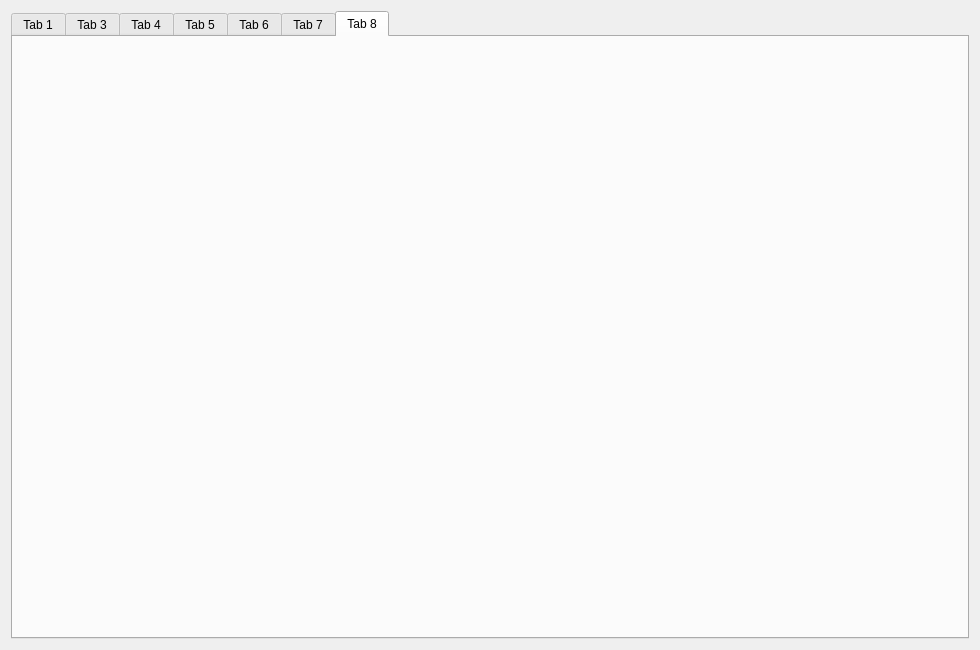
<?xml version="1.0" encoding="UTF-8"?>
<ui version="4.0">
 <class>Widget</class>
 <widget class="QWidget" name="Widget">
  <property name="geometry">
   <rect>
    <x>0</x>
    <y>0</y>
    <width>980</width>
    <height>650</height>
   </rect>
  </property>
  <property name="minimumSize">
   <size>
    <width>350</width>
    <height>200</height>
   </size>
  </property>
  <property name="maximumSize">
   <size>
    <width>980</width>
    <height>650</height>
   </size>
  </property>
  <property name="windowTitle">
   <string>Widget</string>
  </property>
  <property name="windowIcon">
   <iconset resource="res.qrc">
    <normaloff>:/rs/c.jpg</normaloff>:/rs/c.jpg</iconset>
  </property>
  <layout class="QVBoxLayout" name="verticalLayout_7">
   <item>
    <widget class="QTabWidget" name="tabWidget">
     <property name="currentIndex">
      <number>6</number>
     </property>
     <widget class="QWidget" name="tab">
      <attribute name="title">
       <string>Tab 1</string>
      </attribute>
      <widget class="QWidget" name="layoutWidget">
       <property name="geometry">
        <rect>
         <x>10</x>
         <y>10</y>
         <width>281</width>
         <height>264</height>
        </rect>
       </property>
       <layout class="QVBoxLayout" name="verticalLayout_3">
        <item>
         <widget class="QPushButton" name="open">
          <property name="text">
           <string>打开文件</string>
          </property>
         </widget>
        </item>
        <item>
         <widget class="QTextEdit" name="plainTextEdit"/>
        </item>
        <item>
         <widget class="QPushButton" name="setfont">
          <property name="text">
           <string>设置字体草泥马</string>
          </property>
         </widget>
        </item>
        <item>
         <widget class="QPushButton" name="setcolor">
          <property name="text">
           <string>设置颜色狗东西</string>
          </property>
         </widget>
        </item>
        <item>
         <widget class="QPushButton" name="getDateTime">
          <property name="text">
           <string>getDateTime</string>
          </property>
         </widget>
        </item>
        <item>
         <widget class="QPushButton" name="save">
          <property name="text">
           <string>保存到文件</string>
          </property>
         </widget>
        </item>
       </layout>
      </widget>
      <widget class="QWidget" name="layoutWidget">
       <property name="geometry">
        <rect>
         <x>300</x>
         <y>10</y>
         <width>304</width>
         <height>84</height>
        </rect>
       </property>
       <layout class="QVBoxLayout" name="verticalLayout_2">
        <item>
         <widget class="QLabel" name="label_2">
          <property name="text">
           <string>请输入命令</string>
          </property>
         </widget>
        </item>
        <item>
         <layout class="QHBoxLayout" name="horizontalLayout_2">
          <item>
           <spacer name="verticalSpacer">
            <property name="orientation">
             <enum>Qt::Vertical</enum>
            </property>
            <property name="sizeHint" stdset="0">
             <size>
              <width>20</width>
              <height>40</height>
             </size>
            </property>
           </spacer>
          </item>
          <item>
           <widget class="QLabel" name="label">
            <property name="text">
             <string>打开</string>
            </property>
           </widget>
          </item>
          <item>
           <widget class="QLineEdit" name="lineEdit">
            <property name="echoMode">
             <enum>QLineEdit::Password</enum>
            </property>
           </widget>
          </item>
         </layout>
        </item>
        <item>
         <layout class="QHBoxLayout" name="horizontalLayout">
          <item>
           <spacer name="horizontalSpacer">
            <property name="orientation">
             <enum>Qt::Horizontal</enum>
            </property>
            <property name="sizeHint" stdset="0">
             <size>
              <width>40</width>
              <height>20</height>
             </size>
            </property>
           </spacer>
          </item>
          <item>
           <widget class="QPushButton" name="BROWER">
            <property name="text">
             <string>浏览</string>
            </property>
           </widget>
          </item>
          <item>
           <widget class="QPushButton" name="cancel">
            <property name="text">
             <string>取消</string>
            </property>
           </widget>
          </item>
          <item>
           <widget class="QPushButton" name="comfirm">
            <property name="text">
             <string>确定</string>
            </property>
           </widget>
          </item>
         </layout>
        </item>
       </layout>
      </widget>
      <widget class="QWidget" name="layoutWidget">
       <property name="geometry">
        <rect>
         <x>300</x>
         <y>100</y>
         <width>221</width>
         <height>81</height>
        </rect>
       </property>
       <layout class="QVBoxLayout" name="verticalLayout">
        <item>
         <layout class="QHBoxLayout" name="horizontalLayout_3">
          <item>
           <widget class="QLineEdit" name="first"/>
          </item>
          <item>
           <widget class="QComboBox" name="choice">
            <item>
             <property name="text">
              <string>+</string>
             </property>
            </item>
            <item>
             <property name="text">
              <string>-</string>
             </property>
            </item>
            <item>
             <property name="text">
              <string>*</string>
             </property>
            </item>
            <item>
             <property name="text">
              <string>/</string>
             </property>
            </item>
           </widget>
          </item>
          <item>
           <widget class="QLineEdit" name="second"/>
          </item>
          <item>
           <widget class="QLabel" name="label_4">
            <property name="text">
             <string>=</string>
            </property>
           </widget>
          </item>
          <item>
           <widget class="QLineEdit" name="result"/>
          </item>
         </layout>
        </item>
        <item>
         <widget class="QPushButton" name="compute">
          <property name="text">
           <string>计算</string>
          </property>
         </widget>
        </item>
       </layout>
      </widget>
      <widget class="QWidget" name="horizontalLayoutWidget">
       <property name="geometry">
        <rect>
         <x>300</x>
         <y>190</y>
         <width>231</width>
         <height>31</height>
        </rect>
       </property>
       <layout class="QHBoxLayout" name="horizontalLayout_4">
        <item>
         <widget class="QPushButton" name="customdialog">
          <property name="text">
           <string>打开自定义对话框</string>
          </property>
         </widget>
        </item>
        <item>
         <widget class="QPushButton" name="openweb">
          <property name="text">
           <string>打开网站</string>
          </property>
         </widget>
        </item>
       </layout>
      </widget>
      <widget class="QWidget" name="layoutWidget">
       <property name="geometry">
        <rect>
         <x>620</x>
         <y>10</y>
         <width>271</width>
         <height>231</height>
        </rect>
       </property>
       <layout class="QVBoxLayout" name="verticalLayout_4">
        <item>
         <widget class="QListWidget" name="listWidget">
          <item>
           <property name="text">
            <string>java</string>
           </property>
          </item>
          <item>
           <property name="text">
            <string>c++</string>
           </property>
           <property name="icon">
            <iconset resource="res.qrc">
             <normaloff>:/rs/c.jpg</normaloff>:/rs/c.jpg</iconset>
           </property>
          </item>
          <item>
           <property name="text">
            <string>c</string>
           </property>
          </item>
         </widget>
        </item>
        <item>
         <widget class="QPushButton" name="showdir">
          <property name="text">
           <string>显示文件夹</string>
          </property>
         </widget>
        </item>
        <item>
         <layout class="QHBoxLayout" name="horizontalLayout_5">
          <item>
           <widget class="QLineEdit" name="item"/>
          </item>
          <item>
           <widget class="QPushButton" name="add">
            <property name="text">
             <string>添加</string>
            </property>
           </widget>
          </item>
          <item>
           <widget class="QPushButton" name="delete_2">
            <property name="text">
             <string>删除</string>
            </property>
           </widget>
          </item>
         </layout>
        </item>
       </layout>
      </widget>
      <widget class="QWidget" name="layoutWidget">
       <property name="geometry">
        <rect>
         <x>10</x>
         <y>300</y>
         <width>281</width>
         <height>231</height>
        </rect>
       </property>
       <layout class="QVBoxLayout" name="verticalLayout_5">
        <item>
         <widget class="QLabel" name="screenshotlabel">
          <property name="sizePolicy">
           <sizepolicy hsizetype="Preferred" vsizetype="Preferred">
            <horstretch>2</horstretch>
            <verstretch>1</verstretch>
           </sizepolicy>
          </property>
          <property name="text">
           <string>TextLabel</string>
          </property>
         </widget>
        </item>
        <item>
         <layout class="QHBoxLayout" name="horizontalLayout_6">
          <item>
           <widget class="QPushButton" name="newscreenshot">
            <property name="text">
             <string>新建截图</string>
            </property>
           </widget>
          </item>
          <item>
           <widget class="QPushButton" name="savescreenshot">
            <property name="text">
             <string>保存截图</string>
            </property>
           </widget>
          </item>
         </layout>
        </item>
       </layout>
      </widget>
      <widget class="QWidget" name="layoutWidget">
       <property name="geometry">
        <rect>
         <x>300</x>
         <y>300</y>
         <width>281</width>
         <height>231</height>
        </rect>
       </property>
       <layout class="QVBoxLayout" name="verticalLayout_6">
        <item>
         <widget class="QLabel" name="loadpix">
          <property name="sizePolicy">
           <sizepolicy hsizetype="Preferred" vsizetype="Preferred">
            <horstretch>1</horstretch>
            <verstretch>2</verstretch>
           </sizepolicy>
          </property>
          <property name="text">
           <string>TextLabel</string>
          </property>
         </widget>
        </item>
        <item>
         <layout class="QHBoxLayout" name="horizontalLayout_7">
          <item>
           <spacer name="horizontalSpacer_2">
            <property name="orientation">
             <enum>Qt::Horizontal</enum>
            </property>
            <property name="sizeHint" stdset="0">
             <size>
              <width>40</width>
              <height>20</height>
             </size>
            </property>
           </spacer>
          </item>
          <item>
           <widget class="QPushButton" name="loadfromfile">
            <property name="text">
             <string>load from file</string>
            </property>
           </widget>
          </item>
          <item>
           <widget class="QPushButton" name="loadfrommemery">
            <property name="text">
             <string>load from memery</string>
            </property>
           </widget>
          </item>
         </layout>
        </item>
       </layout>
      </widget>
     </widget>
     <widget class="QWidget" name="tab_4">
      <attribute name="title">
       <string>Tab 3</string>
      </attribute>
      <widget class="QPlainTextEdit" name="plainTextEdit_2">
       <property name="geometry">
        <rect>
         <x>150</x>
         <y>260</y>
         <width>511</width>
         <height>191</height>
        </rect>
       </property>
       <property name="font">
        <font>
         <pointsize>24</pointsize>
        </font>
       </property>
       <property name="plainText">
        <string>Qt6 C++
开发指南</string>
       </property>
      </widget>
      <widget class="QGroupBox" name="groupBox">
       <property name="geometry">
        <rect>
         <x>150</x>
         <y>60</y>
         <width>221</width>
         <height>71</height>
        </rect>
       </property>
       <property name="title">
        <string>字体</string>
       </property>
       <layout class="QHBoxLayout" name="horizontalLayout_8">
        <item>
         <widget class="QCheckBox" name="checkBox">
          <property name="text">
           <string>下划线</string>
          </property>
         </widget>
        </item>
        <item>
         <widget class="QCheckBox" name="checkBox_2">
          <property name="text">
           <string>斜体</string>
          </property>
         </widget>
        </item>
        <item>
         <widget class="QCheckBox" name="checkBox_3">
          <property name="text">
           <string>加粗</string>
          </property>
         </widget>
        </item>
       </layout>
      </widget>
      <widget class="QGroupBox" name="groupBox_2">
       <property name="geometry">
        <rect>
         <x>150</x>
         <y>170</y>
         <width>219</width>
         <height>69</height>
        </rect>
       </property>
       <property name="title">
        <string>颜色</string>
       </property>
       <layout class="QHBoxLayout" name="horizontalLayout_9">
        <item>
         <widget class="QRadioButton" name="radioButton">
          <property name="text">
           <string>黑色</string>
          </property>
         </widget>
        </item>
        <item>
         <widget class="QRadioButton" name="radioButton_2">
          <property name="text">
           <string>红色</string>
          </property>
         </widget>
        </item>
        <item>
         <widget class="QRadioButton" name="radioButton_3">
          <property name="text">
           <string>蓝色</string>
          </property>
         </widget>
        </item>
       </layout>
      </widget>
      <widget class="QWidget" name="layoutWidget">
       <property name="geometry">
        <rect>
         <x>170</x>
         <y>510</y>
         <width>491</width>
         <height>41</height>
        </rect>
       </property>
       <layout class="QHBoxLayout" name="horizontalLayout_10" stretch="1,0,2,1,3">
        <item>
         <spacer name="horizontalSpacer_4">
          <property name="orientation">
           <enum>Qt::Horizontal</enum>
          </property>
          <property name="sizeHint" stdset="0">
           <size>
            <width>40</width>
            <height>20</height>
           </size>
          </property>
         </spacer>
        </item>
        <item>
         <widget class="QPushButton" name="pushButton">
          <property name="text">
           <string>清空</string>
          </property>
         </widget>
        </item>
        <item>
         <spacer name="horizontalSpacer_3">
          <property name="orientation">
           <enum>Qt::Horizontal</enum>
          </property>
          <property name="sizeHint" stdset="0">
           <size>
            <width>40</width>
            <height>20</height>
           </size>
          </property>
         </spacer>
        </item>
        <item>
         <widget class="QPushButton" name="pushButton_2">
          <property name="text">
           <string>确定</string>
          </property>
         </widget>
        </item>
        <item>
         <widget class="QPushButton" name="pushButton_3">
          <property name="text">
           <string>推出</string>
          </property>
         </widget>
        </item>
       </layout>
      </widget>
     </widget>
     <widget class="QWidget" name="tab_2">
      <attribute name="title">
       <string>Tab 4</string>
      </attribute>
      <widget class="QListWidget" name="listWidget_2">
       <property name="geometry">
        <rect>
         <x>10</x>
         <y>70</y>
         <width>300</width>
         <height>501</height>
        </rect>
       </property>
       <property name="styleSheet">
        <string notr="true">background-color: rgb(170, 170, 0);</string>
       </property>
      </widget>
      <widget class="QTreeWidget" name="treeWidget">
       <property name="geometry">
        <rect>
         <x>320</x>
         <y>70</y>
         <width>300</width>
         <height>501</height>
        </rect>
       </property>
       <property name="styleSheet">
        <string notr="true">background-color: rgb(0, 255, 127);</string>
       </property>
       <column>
        <property name="text">
         <string notr="true">1</string>
        </property>
       </column>
      </widget>
      <widget class="QTableWidget" name="tableWidget">
       <property name="geometry">
        <rect>
         <x>630</x>
         <y>70</y>
         <width>300</width>
         <height>501</height>
        </rect>
       </property>
       <property name="styleSheet">
        <string notr="true">background-color: rgb(255, 85, 255);</string>
       </property>
      </widget>
     </widget>
     <widget class="QWidget" name="tab_3">
      <attribute name="title">
       <string>Tab 5</string>
      </attribute>
      <widget class="Line" name="line">
       <property name="geometry">
        <rect>
         <x>7</x>
         <y>90</y>
         <width>931</width>
         <height>20</height>
        </rect>
       </property>
       <property name="orientation">
        <enum>Qt::Horizontal</enum>
       </property>
      </widget>
      <widget class="QGroupBox" name="groupBox_3">
       <property name="geometry">
        <rect>
         <x>60</x>
         <y>130</y>
         <width>821</width>
         <height>251</height>
        </rect>
       </property>
       <property name="title">
        <string>滑动</string>
       </property>
       <widget class="QDial" name="dial">
        <property name="geometry">
         <rect>
          <x>30</x>
          <y>40</y>
          <width>221</width>
          <height>191</height>
         </rect>
        </property>
        <property name="notchesVisible">
         <bool>true</bool>
        </property>
       </widget>
       <widget class="QScrollBar" name="horizontalScrollBar">
        <property name="geometry">
         <rect>
          <x>320</x>
          <y>50</y>
          <width>451</width>
          <height>21</height>
         </rect>
        </property>
        <property name="orientation">
         <enum>Qt::Horizontal</enum>
        </property>
       </widget>
       <widget class="QSlider" name="horizontalSlider">
        <property name="geometry">
         <rect>
          <x>320</x>
          <y>150</y>
          <width>451</width>
          <height>21</height>
         </rect>
        </property>
        <property name="orientation">
         <enum>Qt::Horizontal</enum>
        </property>
       </widget>
      </widget>
      <widget class="QProgressBar" name="progressBar">
       <property name="geometry">
        <rect>
         <x>130</x>
         <y>410</y>
         <width>711</width>
         <height>41</height>
        </rect>
       </property>
       <property name="value">
        <number>24</number>
       </property>
      </widget>
      <widget class="QWidget" name="layoutWidget">
       <property name="geometry">
        <rect>
         <x>60</x>
         <y>40</y>
         <width>177</width>
         <height>26</height>
        </rect>
       </property>
       <layout class="QHBoxLayout" name="horizontalLayout_11">
        <item>
         <widget class="QSpinBox" name="spinBox">
          <property name="suffix">
           <string>KG</string>
          </property>
          <property name="prefix">
           <string>&amp;</string>
          </property>
         </widget>
        </item>
        <item>
         <widget class="QDoubleSpinBox" name="doubleSpinBox">
          <property name="prefix">
           <string>$</string>
          </property>
          <property name="suffix">
           <string>&amp;</string>
          </property>
         </widget>
        </item>
       </layout>
      </widget>
      <widget class="QWidget" name="layoutWidget">
       <property name="geometry">
        <rect>
         <x>300</x>
         <y>40</y>
         <width>256</width>
         <height>26</height>
        </rect>
       </property>
       <layout class="QHBoxLayout" name="horizontalLayout_12">
        <item>
         <widget class="QPushButton" name="pushButton_4">
          <property name="text">
           <string>居左</string>
          </property>
          <property name="checkable">
           <bool>true</bool>
          </property>
          <property name="autoExclusive">
           <bool>true</bool>
          </property>
          <property name="flat">
           <bool>true</bool>
          </property>
         </widget>
        </item>
        <item>
         <widget class="QPushButton" name="pushButton_5">
          <property name="text">
           <string>居中</string>
          </property>
          <property name="checkable">
           <bool>true</bool>
          </property>
          <property name="checked">
           <bool>true</bool>
          </property>
          <property name="autoExclusive">
           <bool>true</bool>
          </property>
          <property name="flat">
           <bool>true</bool>
          </property>
         </widget>
        </item>
        <item>
         <widget class="QPushButton" name="pushButton_6">
          <property name="text">
           <string>居右</string>
          </property>
          <property name="checkable">
           <bool>true</bool>
          </property>
          <property name="autoExclusive">
           <bool>true</bool>
          </property>
          <property name="flat">
           <bool>true</bool>
          </property>
         </widget>
        </item>
       </layout>
      </widget>
      <widget class="QWidget" name="layoutWidget">
       <property name="geometry">
        <rect>
         <x>130</x>
         <y>540</y>
         <width>150</width>
         <height>23</height>
        </rect>
       </property>
       <layout class="QHBoxLayout" name="horizontalLayout_13">
        <item>
         <widget class="QRadioButton" name="radioButton_4">
          <property name="text">
           <string>显示%</string>
          </property>
          <property name="checked">
           <bool>true</bool>
          </property>
         </widget>
        </item>
        <item>
         <widget class="QRadioButton" name="radioButton_5">
          <property name="text">
           <string>显示值</string>
          </property>
         </widget>
        </item>
       </layout>
      </widget>
      <widget class="QWidget" name="layoutWidget">
       <property name="geometry">
        <rect>
         <x>130</x>
         <y>480</y>
         <width>299</width>
         <height>23</height>
        </rect>
       </property>
       <layout class="QHBoxLayout" name="horizontalLayout_14">
        <item>
         <widget class="QCheckBox" name="checkBox_4">
          <property name="text">
           <string>textvisible</string>
          </property>
          <property name="checked">
           <bool>true</bool>
          </property>
         </widget>
        </item>
        <item>
         <widget class="QCheckBox" name="checkBox_5">
          <property name="text">
           <string>invertedappearance</string>
          </property>
         </widget>
        </item>
       </layout>
      </widget>
     </widget>
     <widget class="QWidget" name="tab_5">
      <attribute name="title">
       <string>Tab 6</string>
      </attribute>
      <widget class="QGroupBox" name="groupBox_4">
       <property name="geometry">
        <rect>
         <x>490</x>
         <y>20</y>
         <width>431</width>
         <height>221</height>
        </rect>
       </property>
       <property name="title">
        <string>定时器</string>
       </property>
       <widget class="QWidget" name="layoutWidget">
        <property name="geometry">
         <rect>
          <x>20</x>
          <y>30</y>
          <width>355</width>
          <height>61</height>
         </rect>
        </property>
        <layout class="QVBoxLayout" name="verticalLayout_9">
         <item>
          <layout class="QHBoxLayout" name="horizontalLayout_16">
           <item>
            <widget class="QPushButton" name="pushButton_7">
             <property name="text">
              <string>开始</string>
             </property>
            </widget>
           </item>
           <item>
            <widget class="QPushButton" name="pushButton_8">
             <property name="text">
              <string>停止</string>
             </property>
            </widget>
           </item>
           <item>
            <widget class="QPushButton" name="pushButton_9">
             <property name="text">
              <string>动态创建单次定时器</string>
             </property>
            </widget>
           </item>
          </layout>
         </item>
         <item>
          <layout class="QHBoxLayout" name="horizontalLayout_17">
           <item>
            <widget class="QLabel" name="label_3">
             <property name="text">
              <string>定时周期</string>
             </property>
            </widget>
           </item>
           <item>
            <widget class="QSpinBox" name="spinBox_2">
             <property name="suffix">
              <string>MS</string>
             </property>
             <property name="maximum">
              <number>99999</number>
             </property>
             <property name="singleStep">
              <number>1000</number>
             </property>
            </widget>
           </item>
           <item>
            <widget class="QRadioButton" name="radioButton_6">
             <property name="text">
              <string>连续定时</string>
             </property>
             <property name="checked">
              <bool>true</bool>
             </property>
            </widget>
           </item>
           <item>
            <widget class="QRadioButton" name="radioButton_7">
             <property name="text">
              <string>单次定时</string>
             </property>
            </widget>
           </item>
          </layout>
         </item>
        </layout>
       </widget>
      </widget>
      <widget class="QGroupBox" name="groupBox_5">
       <property name="geometry">
        <rect>
         <x>30</x>
         <y>280</y>
         <width>891</width>
         <height>271</height>
        </rect>
       </property>
       <property name="title">
        <string>当前时间</string>
       </property>
       <widget class="QWidget" name="layoutWidget">
        <property name="geometry">
         <rect>
          <x>70</x>
          <y>100</y>
          <width>671</width>
          <height>161</height>
         </rect>
        </property>
        <layout class="QHBoxLayout" name="horizontalLayout_18">
         <item>
          <widget class="QLCDNumber" name="lcdNumber">
           <property name="digitCount">
            <number>2</number>
           </property>
          </widget>
         </item>
         <item>
          <widget class="QLCDNumber" name="lcdNumber_2">
           <property name="digitCount">
            <number>2</number>
           </property>
          </widget>
         </item>
         <item>
          <widget class="QLCDNumber" name="lcdNumber_3">
           <property name="digitCount">
            <number>2</number>
           </property>
          </widget>
         </item>
        </layout>
       </widget>
      </widget>
      <widget class="QWidget" name="layoutWidget">
       <property name="geometry">
        <rect>
         <x>20</x>
         <y>20</y>
         <width>470</width>
         <height>230</height>
        </rect>
       </property>
       <layout class="QVBoxLayout" name="verticalLayout_8">
        <item>
         <layout class="QHBoxLayout" name="horizontalLayout_15">
          <item>
           <widget class="QTimeEdit" name="timeEdit">
            <property name="displayFormat">
             <string>hh:mm:ss AP</string>
            </property>
           </widget>
          </item>
          <item>
           <widget class="QDateEdit" name="dateEdit"/>
          </item>
          <item>
           <widget class="QDateTimeEdit" name="dateTimeEdit">
            <property name="displayFormat">
             <string>MM/dd/yyyy hh:mm:ss AP</string>
            </property>
           </widget>
          </item>
         </layout>
        </item>
        <item>
         <widget class="QCalendarWidget" name="calendarWidget"/>
        </item>
       </layout>
      </widget>
     </widget>
     <widget class="QWidget" name="tab_6">
      <attribute name="title">
       <string>Tab 7</string>
      </attribute>
      <widget class="QGroupBox" name="groupBox_7">
       <property name="geometry">
        <rect>
         <x>50</x>
         <y>270</y>
         <width>781</width>
         <height>271</height>
        </rect>
       </property>
       <property name="title">
        <string>显示信息</string>
       </property>
       <layout class="QVBoxLayout" name="verticalLayout_12">
        <item>
         <widget class="QPushButton" name="pushButton_13">
          <property name="text">
           <string>清空文本</string>
          </property>
         </widget>
        </item>
        <item>
         <widget class="QPlainTextEdit" name="plainTextEdit_3"/>
        </item>
       </layout>
      </widget>
      <widget class="QWidget" name="layoutWidget">
       <property name="geometry">
        <rect>
         <x>50</x>
         <y>20</y>
         <width>781</width>
         <height>211</height>
        </rect>
       </property>
       <layout class="QHBoxLayout" name="horizontalLayout_19">
        <property name="spacing">
         <number>5</number>
        </property>
        <item>
         <widget class="QGroupBox" name="groupBox_6">
          <property name="title">
           <string>简单combobox</string>
          </property>
          <widget class="QWidget" name="layoutWidget">
           <property name="geometry">
            <rect>
             <x>10</x>
             <y>50</y>
             <width>256</width>
             <height>58</height>
            </rect>
           </property>
           <layout class="QVBoxLayout" name="verticalLayout_10">
            <item>
             <layout class="QHBoxLayout" name="horizontalLayout_20">
              <item>
               <widget class="QPushButton" name="pushButton_10">
                <property name="text">
                 <string>初始化列表</string>
                </property>
               </widget>
              </item>
              <item>
               <widget class="QPushButton" name="pushButton_11">
                <property name="text">
                 <string>清空列表</string>
                </property>
               </widget>
              </item>
              <item>
               <widget class="QCheckBox" name="checkBox_6">
                <property name="text">
                 <string>可编辑</string>
                </property>
               </widget>
              </item>
             </layout>
            </item>
            <item>
             <widget class="QComboBox" name="comboBox">
              <item>
               <property name="text">
                <string>南昌</string>
               </property>
              </item>
              <item>
               <property name="text">
                <string>杭州</string>
               </property>
              </item>
             </widget>
            </item>
           </layout>
          </widget>
         </widget>
        </item>
        <item>
         <widget class="QGroupBox" name="groupBox_8">
          <property name="title">
           <string>带用户数据的combobox</string>
          </property>
          <widget class="QWidget" name="layoutWidget">
           <property name="geometry">
            <rect>
             <x>20</x>
             <y>40</y>
             <width>341</width>
             <height>121</height>
            </rect>
           </property>
           <layout class="QVBoxLayout" name="verticalLayout_11">
            <item>
             <widget class="QPushButton" name="pushButton_12">
              <property name="text">
               <string>初始化城市和区号</string>
              </property>
             </widget>
            </item>
            <item>
             <widget class="QComboBox" name="comboBox_2"/>
            </item>
           </layout>
          </widget>
         </widget>
        </item>
       </layout>
      </widget>
     </widget>
     <widget class="QWidget" name="tab_7">
      <attribute name="title">
       <string>Tab 8</string>
      </attribute>
     </widget>
    </widget>
   </item>
  </layout>
 </widget>
 <layoutdefault spacing="6" margin="11"/>
 <tabstops>
  <tabstop>radioButton_5</tabstop>
  <tabstop>open</tabstop>
  <tabstop>plainTextEdit</tabstop>
  <tabstop>setfont</tabstop>
  <tabstop>setcolor</tabstop>
  <tabstop>getDateTime</tabstop>
  <tabstop>save</tabstop>
  <tabstop>lineEdit</tabstop>
  <tabstop>BROWER</tabstop>
  <tabstop>cancel</tabstop>
  <tabstop>comfirm</tabstop>
  <tabstop>first</tabstop>
  <tabstop>choice</tabstop>
  <tabstop>second</tabstop>
  <tabstop>result</tabstop>
  <tabstop>compute</tabstop>
  <tabstop>customdialog</tabstop>
  <tabstop>openweb</tabstop>
  <tabstop>listWidget</tabstop>
  <tabstop>showdir</tabstop>
  <tabstop>item</tabstop>
  <tabstop>add</tabstop>
  <tabstop>delete_2</tabstop>
  <tabstop>newscreenshot</tabstop>
  <tabstop>savescreenshot</tabstop>
  <tabstop>loadfromfile</tabstop>
  <tabstop>loadfrommemery</tabstop>
  <tabstop>plainTextEdit_2</tabstop>
  <tabstop>checkBox</tabstop>
  <tabstop>checkBox_2</tabstop>
  <tabstop>checkBox_3</tabstop>
  <tabstop>radioButton</tabstop>
  <tabstop>radioButton_2</tabstop>
  <tabstop>radioButton_3</tabstop>
  <tabstop>pushButton</tabstop>
  <tabstop>pushButton_2</tabstop>
  <tabstop>pushButton_3</tabstop>
  <tabstop>listWidget_2</tabstop>
  <tabstop>treeWidget</tabstop>
  <tabstop>tableWidget</tabstop>
  <tabstop>spinBox</tabstop>
  <tabstop>doubleSpinBox</tabstop>
  <tabstop>pushButton_4</tabstop>
  <tabstop>pushButton_5</tabstop>
  <tabstop>pushButton_6</tabstop>
  <tabstop>dial</tabstop>
  <tabstop>horizontalSlider</tabstop>
  <tabstop>checkBox_4</tabstop>
  <tabstop>checkBox_5</tabstop>
  <tabstop>radioButton_4</tabstop>
  <tabstop>tabWidget</tabstop>
 </tabstops>
 <resources>
  <include location="res.qrc"/>
 </resources>
 <connections>
  <connection>
   <sender>pushButton_3</sender>
   <signal>clicked()</signal>
   <receiver>Widget</receiver>
   <slot>close()</slot>
   <hints>
    <hint type="sourcelabel">
     <x>632</x>
     <y>570</y>
    </hint>
    <hint type="destinationlabel">
     <x>489</x>
     <y>324</y>
    </hint>
   </hints>
  </connection>
  <connection>
   <sender>pushButton_2</sender>
   <signal>clicked()</signal>
   <receiver>Widget</receiver>
   <slot>close()</slot>
   <hints>
    <hint type="sourcelabel">
     <x>545</x>
     <y>570</y>
    </hint>
    <hint type="destinationlabel">
     <x>489</x>
     <y>324</y>
    </hint>
   </hints>
  </connection>
 </connections>
</ui>
